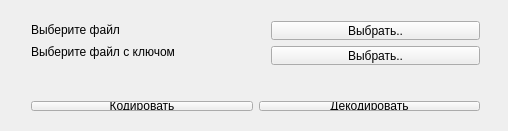
<?xml version="1.0" encoding="UTF-8"?>
<ui version="4.0">
 <class>DESint</class>
 <widget class="QMainWindow" name="DESint">
  <property name="geometry">
   <rect>
    <x>0</x>
    <y>0</y>
    <width>508</width>
    <height>131</height>
   </rect>
  </property>
  <property name="windowTitle">
   <string>DES</string>
  </property>
  <widget class="QWidget" name="centralWidget">
   <widget class="QWidget" name="layoutWidget">
    <property name="geometry">
     <rect>
      <x>20</x>
      <y>10</y>
      <width>211</width>
      <height>61</height>
     </rect>
    </property>
    <layout class="QVBoxLayout" name="verticalLayout">
     <item>
      <widget class="QLabel" name="label">
       <property name="text">
        <string>Выберите файл </string>
       </property>
      </widget>
     </item>
     <item>
      <widget class="QLabel" name="label_2">
       <property name="text">
        <string>Выберите файл с ключом</string>
       </property>
      </widget>
     </item>
    </layout>
   </widget>
   <widget class="QWidget" name="layoutWidget">
    <property name="geometry">
     <rect>
      <x>260</x>
      <y>10</y>
      <width>231</width>
      <height>66</height>
     </rect>
    </property>
    <layout class="QVBoxLayout" name="verticalLayout_2">
     <item>
      <widget class="QPushButton" name="openDataDES">
       <property name="text">
        <string>Выбрать..</string>
       </property>
      </widget>
     </item>
     <item>
      <widget class="QPushButton" name="openKeyDES">
       <property name="text">
        <string>Выбрать..</string>
       </property>
      </widget>
     </item>
    </layout>
   </widget>
   <widget class="QWidget" name="layoutWidget">
    <property name="geometry">
     <rect>
      <x>20</x>
      <y>90</y>
      <width>471</width>
      <height>32</height>
     </rect>
    </property>
    <layout class="QHBoxLayout" name="horizontalLayout">
     <item>
      <widget class="QPushButton" name="encodeButtonDES">
       <property name="text">
        <string>Кодировать</string>
       </property>
      </widget>
     </item>
     <item>
      <widget class="QPushButton" name="decodeButtonDES">
       <property name="text">
        <string>Декодировать</string>
       </property>
      </widget>
     </item>
    </layout>
   </widget>
  </widget>
 </widget>
 <layoutdefault spacing="6" margin="11"/>
 <resources/>
 <connections/>
</ui>
